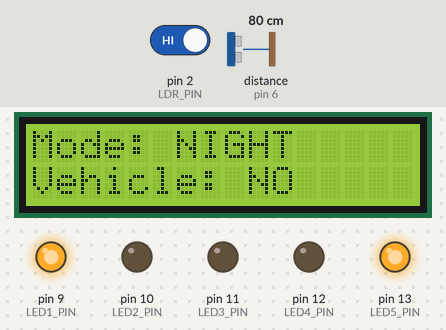
Bench run of a sketch on a simulated Arduino Uno, built with avr-gcc and run on an emulated ATmega328P. Parts: 16×2 character LCD, output pins drawn as LEDs (lit = HIGH). Wiring (inferred from the names in the program): ultrasonic range finder: trigger pin 7; echo pin 6. Inputs (shaded band) come from the test bench; at power-on: pin 2 (LDR_PIN) HIGH, distance to the obstacle (sensor on pin 6) 80 cm. The echo pulse lasts 58.3 µs per cm; pins used as bus, display or sensor lines are not drawn; what the sketch prints to the serial monitor is not drawn.

Above: at 3.2 s.
3.3 s: pin 2 (LDR_PIN) driven LOW
At 3.9 s:
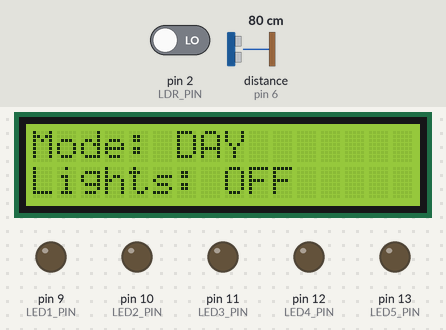
4.8 s: pin 2 (LDR_PIN) driven HIGH
At 5.7 s:
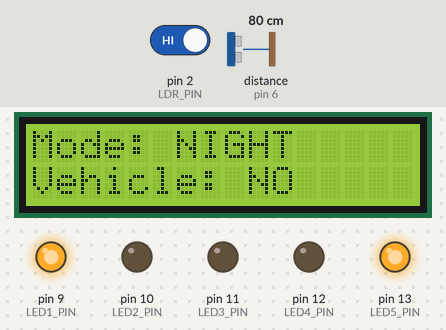
6.4 s: distance to the obstacle (sensor on pin 6) set to 22 cm
9.4 s: distance to the obstacle (sensor on pin 6) set to 18 cm
At 10.3 s:
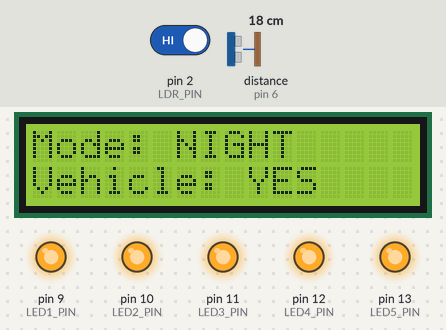
Timing chart, 0 to 12.3 s (numbered marks = the images above; inputs shaded):
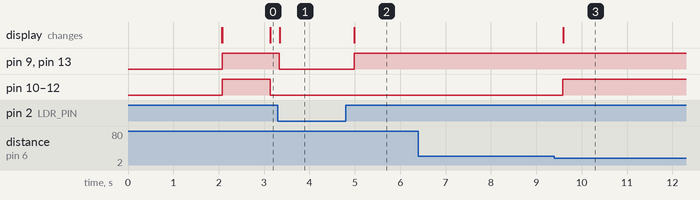

The sketch:

sketch_jun2a.ino
```cpp
#include <LiquidCrystal.h>

LiquidCrystal lcd(3, 4, 5, A0, A1, A2);

#define LDR_PIN 2
#define TRIG_PIN 7
#define ECHO_PIN 6

#define LED1_PIN 9
#define LED2_PIN 10
#define LED3_PIN 11
#define LED4_PIN 12
#define LED5_PIN 13

unsigned long lastDetectionTime = 0;

void setup()
{
  pinMode(LDR_PIN, INPUT);

  pinMode(TRIG_PIN, OUTPUT);
  pinMode(ECHO_PIN, INPUT);

  pinMode(LED1_PIN, OUTPUT);
  pinMode(LED2_PIN, OUTPUT);
  pinMode(LED3_PIN, OUTPUT);
  pinMode(LED4_PIN, OUTPUT);
  pinMode(LED5_PIN, OUTPUT);

  Serial.begin(9600);

  lcd.begin(16, 2);
  lcd.clear();
  lcd.print("Smart Street");
  lcd.setCursor(0, 1);
  lcd.print("Light System");
  delay(2000);
  lcd.clear();
}

void loop()
{
  int ldrState = digitalRead(LDR_PIN);

  // DAYTIME
  if (ldrState == LOW)
  {
    digitalWrite(LED1_PIN, LOW);
    digitalWrite(LED2_PIN, LOW);
    digitalWrite(LED3_PIN, LOW);
    digitalWrite(LED4_PIN, LOW);
    digitalWrite(LED5_PIN, LOW);

    lcd.clear();
    lcd.setCursor(0, 0);
    lcd.print("Mode: DAY");
    lcd.setCursor(0, 1);
    lcd.print("Lights: OFF");

    Serial.println("DAYTIME - All Lights OFF");

    delay(200);
    return;
  }

  // NIGHTTIME
  digitalWrite(TRIG_PIN, LOW);
  delayMicroseconds(2);

  digitalWrite(TRIG_PIN, HIGH);
  delayMicroseconds(10);

  digitalWrite(TRIG_PIN, LOW);

  long duration = pulseIn(ECHO_PIN, HIGH);

  float distance = duration * 0.034 / 2;

  Serial.print("NIGHT | Distance = ");
  Serial.print(distance);
  Serial.println(" cm");

  // Base Street Lights
  digitalWrite(LED1_PIN, HIGH);
  digitalWrite(LED5_PIN, HIGH);

  if (distance <= 20)
  {
    lastDetectionTime = millis();

    digitalWrite(LED2_PIN, HIGH);
    digitalWrite(LED3_PIN, HIGH);
    digitalWrite(LED4_PIN, HIGH);

    lcd.clear();
    lcd.setCursor(0, 0);
    lcd.print("Mode: NIGHT");
    lcd.setCursor(0, 1);
    lcd.print("Vehicle: YES");

    Serial.println("Vehicle Detected -> All Lights ON");
  }
  else
  {
    if (millis() - lastDetectionTime < 3000)
    {
      digitalWrite(LED2_PIN, HIGH);
      digitalWrite(LED3_PIN, HIGH);
      digitalWrite(LED4_PIN, HIGH);

      lcd.clear();
      lcd.setCursor(0, 0);
      lcd.print("Mode: NIGHT");
      lcd.setCursor(0, 1);
      lcd.print("Vehicle: YES");
    }
    else
    {
      digitalWrite(LED2_PIN, LOW);
      digitalWrite(LED3_PIN, LOW);
      digitalWrite(LED4_PIN, LOW);

      lcd.clear();
      lcd.setCursor(0, 0);
      lcd.print("Mode: NIGHT");
      lcd.setCursor(0, 1);
      lcd.print("Vehicle: NO");

      Serial.println("No Vehicle -> Only End Lights ON");
    }
  }

  delay(200);
}
```

Measured:
- the behaviour switches between 21 and 20 cm on distance to the obstacle (sensor on pin 6) (found by bisection; images 2 and 3)
- after the input at 3.3 s, pin 9 (LED1_PIN), pin 13 (LED5_PIN): HIGH → LOW at once; the display: changes at once (image 1)
- after the input at 4.8 s, pin 9 (LED1_PIN), pin 13 (LED5_PIN): LOW → HIGH after 0.19 s; the display: changes after 0.19 s (image 2)
- after the input at 6.4 s, every drawn part: stays the same
- after the input at 9.4 s, pin 10 (LED2_PIN), pin 11 (LED3_PIN), pin 12 (LED4_PIN): LOW → HIGH after 0.18 s; the display: changes after 0.19 s (image 3)
